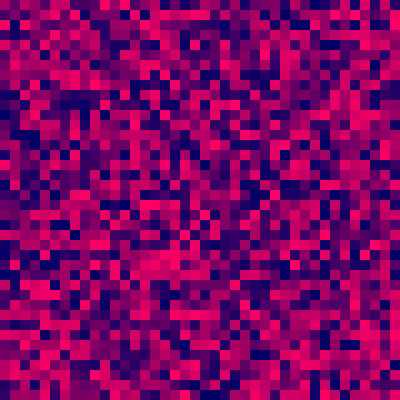
Frame 1 (no input)
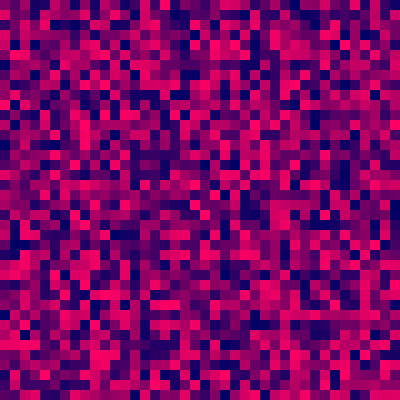
Frame 60 (the mouse pressed at the canvas centre just before this capture)
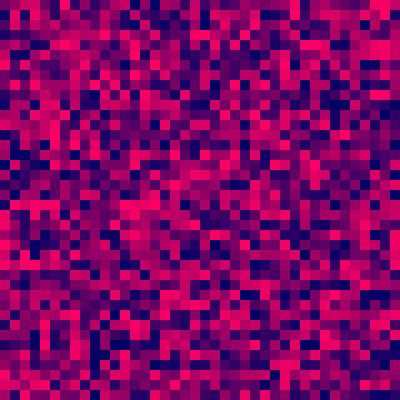
Frame 120 (the mouse held since frame 60 and released just before this capture)

The Processing sketch that drew these frames (run headless with seeded random() and noise(); from frame 60 on, the mouse is pressed at the canvas centre):

// Processing sketch: processing_124989
// ── processing_124989.pde

void setup () {
  size(400,400);
}

void draw() {
  
  for (int x=0; x<width; x+=10){
      for (int y=0; y<height; y+=10){
    noStroke();
    fill(random(255),0,100);
    rect(x,y,10,10);
      }   
  }
  
}
